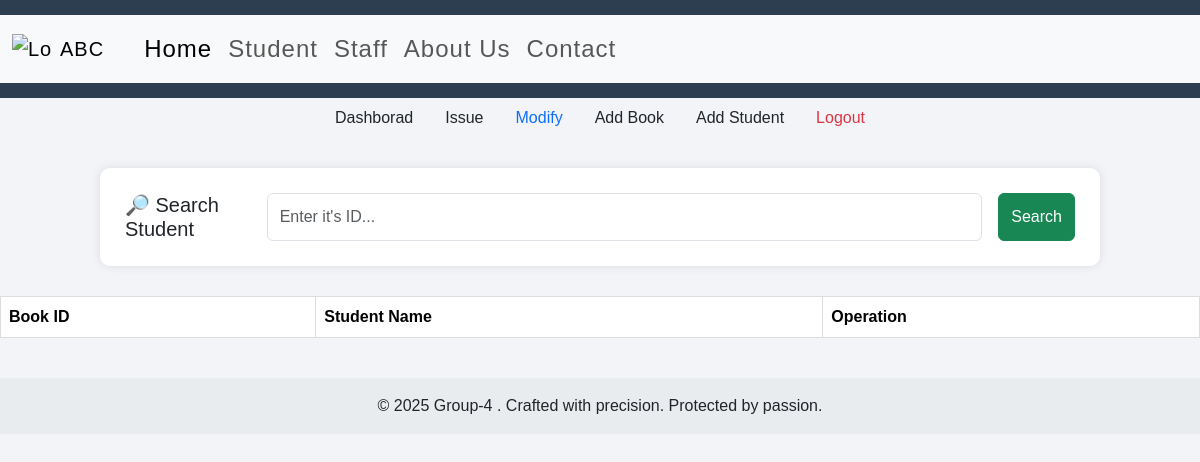
Page /modify (signed in) on the earlier database version.
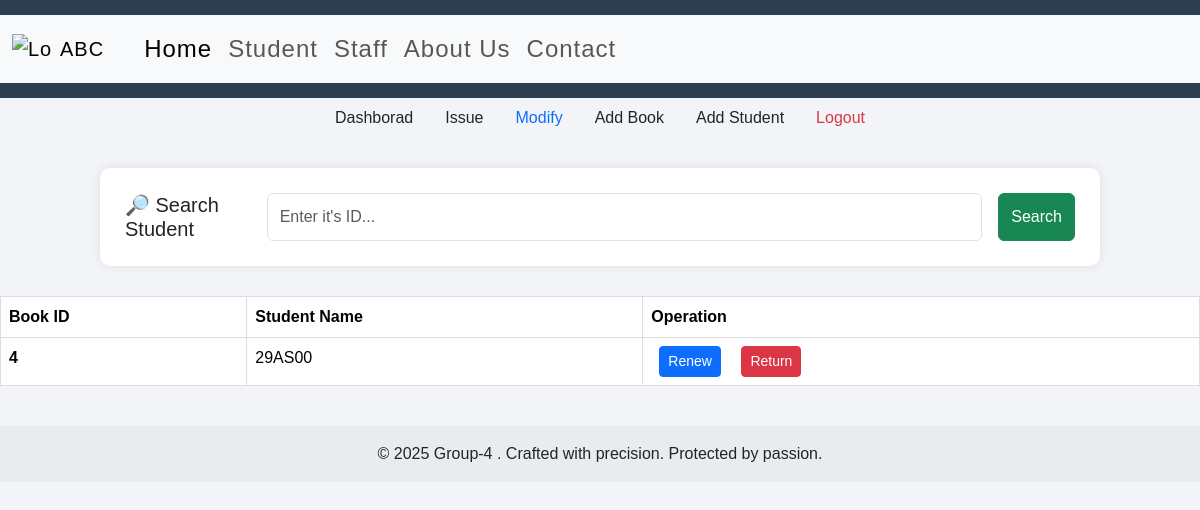
Same page on the later database version.
### app.py (models this page shows)
class Book(db.Model):
    id = db.Column(db.Integer,primary_key=True)
    title = db.Column(db.String(50))
    author = db.Column(db.String(50))
    user = db.Column(db.String(10),default=None) #took
    date = db.Column(db.Date,default=None) #when

### app.py (the view)
@app.route("/modify",methods=["POST","GET"])
def Modify():
    if session:
        books = Book.query.filter((Book.user)!=None).all()
        if request.method=="POST":
            sid = request.form["sid"]
            books = [i for i in books if i.user == sid]
        return render_template("modify.html",books=books)
    return render_template("error.html")

### templates/modify.html (shortened to what this page needs)
{% extends "base.html" %}
{% block b %}
<ul class="nav justify-content-center">
  <li class="nav-item">
    <a class="nav-link text-dark" href="/dashboard">Dashborad</a>
  </li>
  <li class="nav-item">
    <a class="nav-link text-dark" href="/issue">Issue</a>
  </li>
  <li class="nav-item">
    <a class="nav-link active" href="/modify">Modify</a>
  </li>
  <li class="nav-item">
    <a class="nav-link text-dark" href="/add_book">Add Book</a>
  </li>
  <li class="nav-item">
    <a class="nav-link text-dark" href="/addstu">Add Student</a>
  </li>
  <li class="nav-item">
    <a class="nav-link text-danger" href="/logout">Logout</a>
  </li>
</ul>
<form class="d-flex gap-3 container" role="search" action="/modify" method="post">
  <label for="book-search" class="form-label mb-0">
    <h5 class="mb-0">🔎 Search Student</h5>
  </label>
  <input class="form-control" type="search" name="sid" id="sid" placeholder="Enter it's ID..."
    aria-label="Search" required>
  <button class="btn btn-success" type="submit">Search</button>
</form>
<table class="table">
  <thead>
    <tr>
      <th scope="col">Book ID</th>
      <th scope="col">Student Name</th>
      <th scope="col">Operation</th>
    </tr>
  </thead>
  <tbody>
    {% for book in books %}
    <tr>
      <th scope="row">{{book.id}}</th>
      <td>{{book.user}}</td>
      <td><a href="/renew/{{book.id}}" type="button" class="btn btn-sm btn-primary mx-2">Renew</a>
      <a href="/return/{{book.id}}" type="button" class="btn btn-sm btn-danger mx-2">Return</a></td>
    </tr>
    {% endfor %}
  </tbody>
</table>
<br>
{% endblock b %}

Differences in the rows shown:
now on this page (row edited): Book: id "4", user "29AS00"
